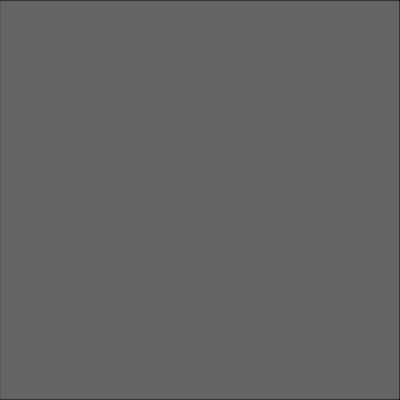
Frame 1 (no input)
Frame 60 (no input): identical to frame 1, image omitted
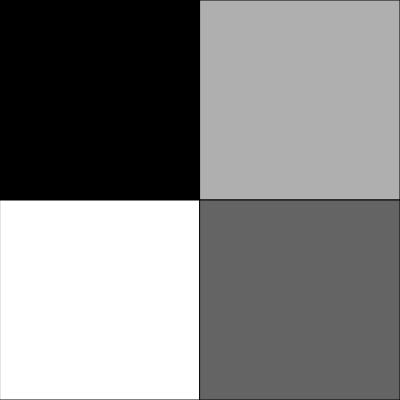
Frame 120 (the mouse pressed at the canvas centre since frame 60)

The p5.js sketch that drew these frames (run headless with seeded random() and noise() and a simulated clock; from frame 60 on, the mouse is pressed at the canvas centre):

// p5.js sketch
// ── sketch.js
function setup() {
 createCanvas(400, 400);
}

function draw() {
 background(255);
  
  fill(0)
  rect(0,0,mouseX,mouseY)
  
  x=400-mouseX
  
  fill(175)
  rect(mouseX,0,x,mouseY)
  
  y=400-mouseY
  
  fill (255)
  rect(0,mouseY,mouseX,y)
  
  fill(100)
  rect(mouseX,mouseY,x,y)
}
